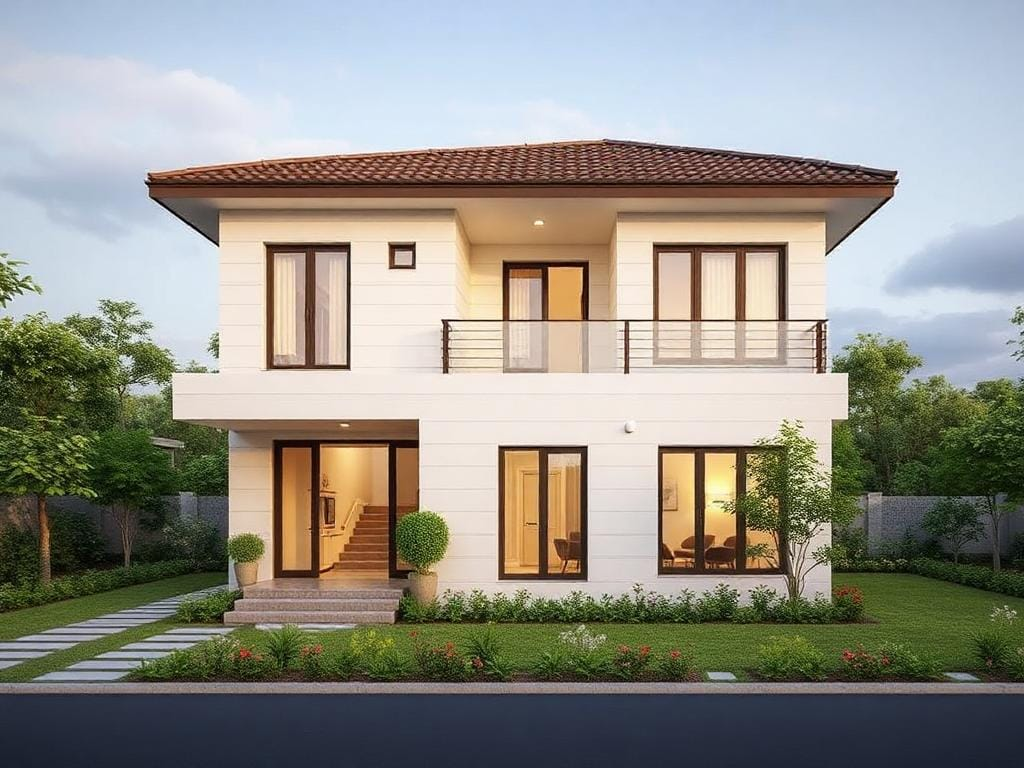
#> input picture industrial-object-detection-system/src/home.jpg, 1024 x 768 px
$ python image_load.py
#> lines starting #> are read from the running program, lines starting #| are printed output that depends on the picture
import cv2

img = cv2.imread("home.jpg", 0)
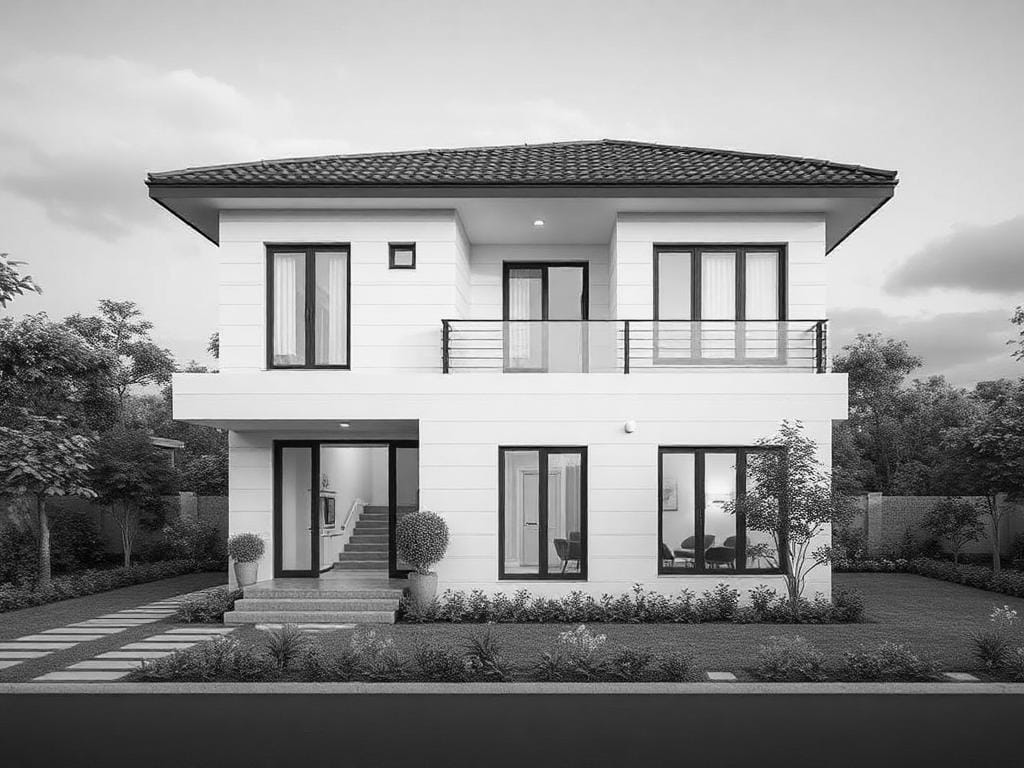
#> img: shape (768, 1024); min 0, max 255, mean 144.2
print(img.shape)
#| (768, 1024)

cv2.imwrite("gray_home.jpg", img)

cv2.imshow("Orijinal Gray Image", img)
cv2.waitKey(0)
cv2.destroyAllWindows()
